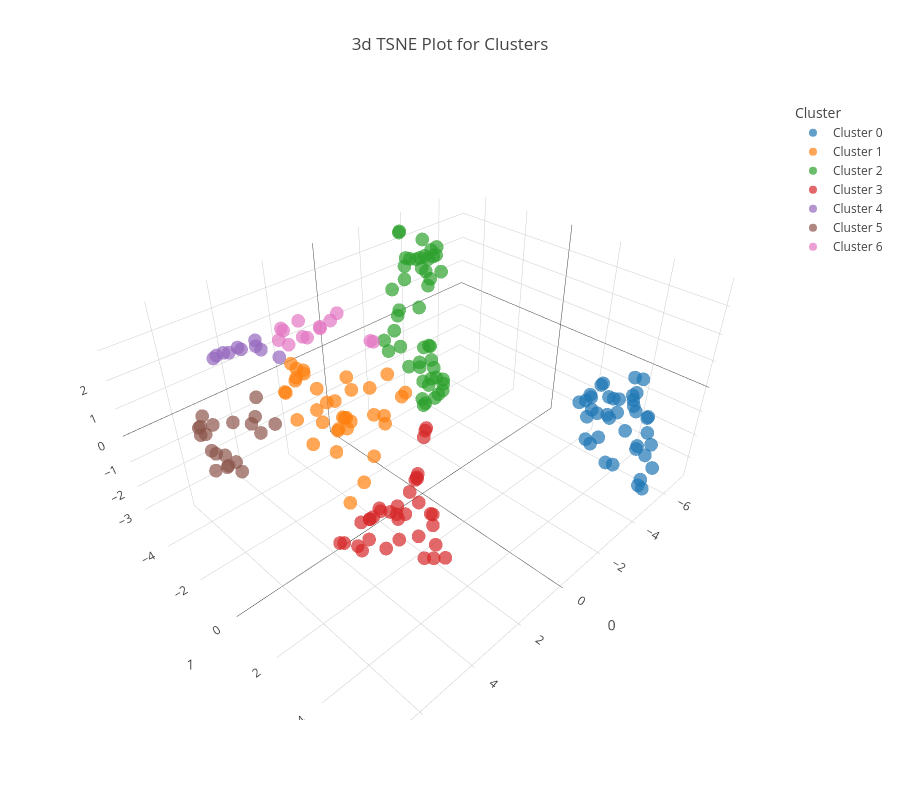

The code cell stored with this chart in its notebook:
### Code cell
kmeans = create_model('kmeans', num_clusters=7)
plot_model(kmeans,plot='tsne')
